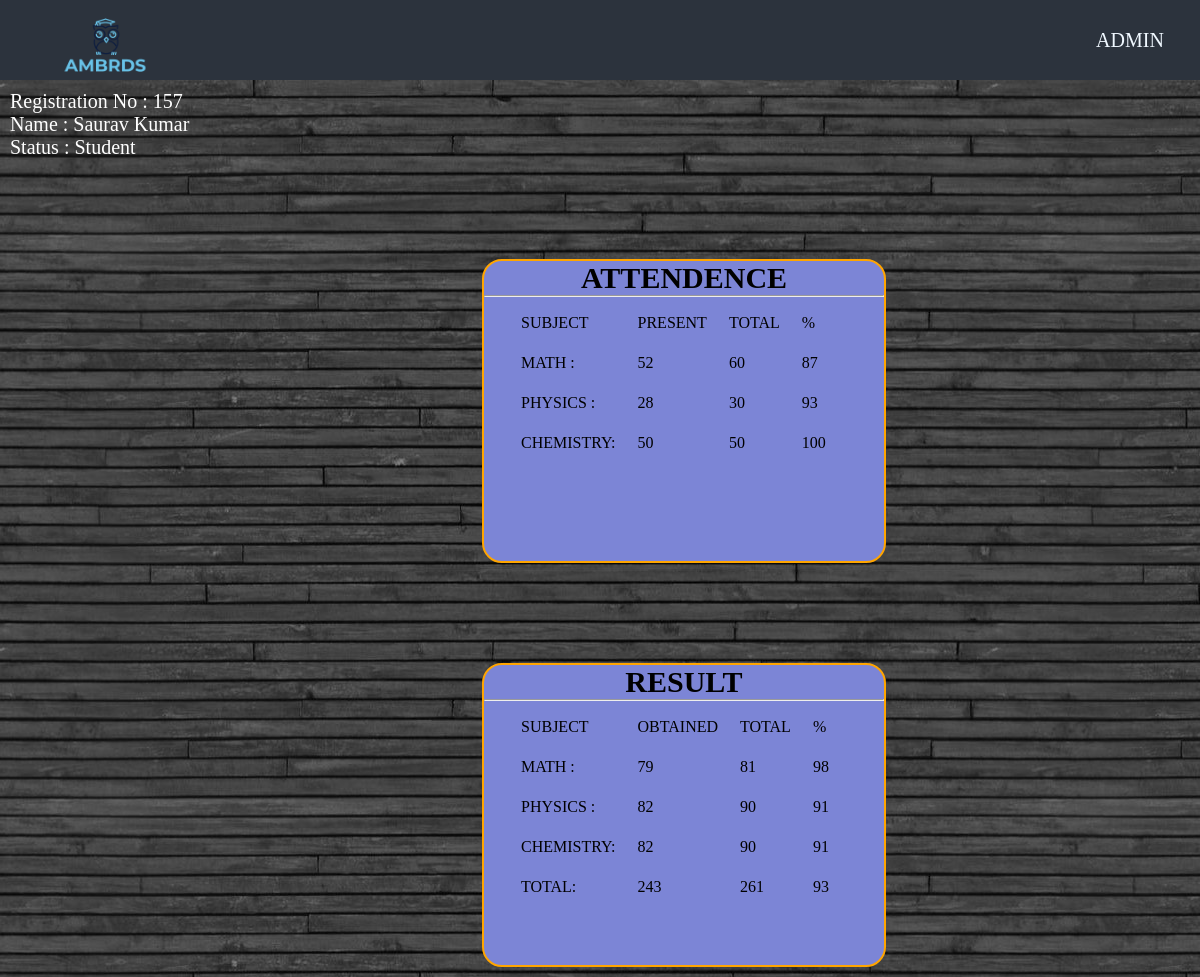
/student.php (signed in), run on the app's committed database.
### tables this page shows
CREATE TABLE `attendence` (
  `id` varchar(1000) NOT NULL,
  `name` varchar(1000) NOT NULL,
  `math` varchar(1000) NOT NULL,
  `physics` varchar(1000) NOT NULL,
  `chemistry` varchar(1000) NOT NULL
);

CREATE TABLE `totalclass` (
  `id` varchar(100) NOT NULL,
  `math` varchar(1000) NOT NULL,
  `physics` varchar(1000) NOT NULL,
  `chemistry` varchar(1000) NOT NULL
);

CREATE TABLE `result` (
  `id` varchar(1000) NOT NULL,
  `name` varchar(1000) NOT NULL,
  `math` varchar(1000) NOT NULL,
  `physics` varchar(1000) NOT NULL,
  `chemistry` varchar(1000) NOT NULL
);

CREATE TABLE `totalmarks` (
  `id` varchar(1000) NOT NULL,
  `math` varchar(1000) NOT NULL,
  `physics` varchar(1000) NOT NULL,
  `chemistry` varchar(1000) NOT NULL
);

### student.php (the view, shortened to what this page needs)
<?php
include "include/head.php";
include "include/nav.php";
?>
<div class="name">
<?php
if(isset($_SESSION['id']) && $_SESSION['Name'])
{
	$id=$_SESSION['id'];
    echo "Registration No : ".$_SESSION['id'];
    echo "<br>";
   	echo "Name : ".$_SESSION['Name'];
    echo "<br>";
    echo "Status : Student";
$sql = "SELECT * FROM attendence WHERE id='$id'";
$sql3= "SELECT * FROM totalclass";
$res3= mysqli_query($conn, $sql3);
$row3= mysqli_fetch_array($res3);
if($res = mysqli_query($conn, $sql))
{
    if(mysqli_num_rows($res) > 0)
    {
    	$row=mysqli_fetch_array($res);
  		echo '<div class="satten">';
  		echo "<h2>Attendence<h2>";
  		echo "<hr>";
        echo "<table>";
            echo "<tr>";
                echo "<td>Subject</td>";
                echo "<td>Present</td>";
                echo "<td>Total</td>";
                echo "<td>%</td>";
            echo "</tr>";
             echo "<tr>";
                echo "<td>Math : </td>";
                $m=(double)$row['math'];
                $t=(double)$row3['math'];
                 $p=$m/$t*100;
                 $p=round($p);
                echo "<td>" . $m . "</td>";
                echo "<td>".$t."</td>";
                echo "<td>".$p."</td>";
            echo "</tr>";
               echo "<tr>";
                echo "<td>Physics : </td>";
                 $m=(double)$row['physics'];
                $t=(double)$row3['physics'];
                 $p=$m/$t*100;
                 $p=round($p);
                echo "<td>" . $m . "</td>";
                echo "<td>".$t."</td>";
                echo "<td>".$p."</td>";
            echo "</tr>";
            echo "<tr>";
                echo "<td>Chemistry: </td>";
                $m=(double)$row['chemistry'];
                $t=(double)$row3['chemistry'];
                 $p=$m/$t*100;
                 $p=round($p);
                echo "<td>" . $m . "</td>";
                echo "<td>".$t."</td>";
                echo "<td>".$p."</td>";
            echo "</tr>";
        echo "</table>";
        echo "</div>";
    }
    else{
        echo "<br>";
        echo "Attendence Not Found";
    }
}
$sql1 = "SELECT * FROM result WHERE id='$id'";
$sql3= "SELECT * FROM totalmarks";
$res3= mysqli_query($conn, $sql3);
$row3= mysqli_fetch_array($res3);
if($res1 = mysqli_query($conn, $sql1))
{
    if(mysqli_num_rows($res1) > 0)
    {
    	$row1=mysqli_fetch_array($res1);
  		echo '<div class="satten">';
  		echo "<h2>Result<h2>";
  		echo "<hr>";
        echo "<table>";
            echo "<tr>";
                echo "<td>Subject</td>";
                echo "<td>Obtained</td>";
                echo "<td>Total</td>";
                echo "<td>%</td>";
            echo "</tr>";
             echo "<tr>";
                echo "<td>Math : </td>";
               $m1=(double)$row1['math'];
               $t1=(double)$row3['math'];
               $p=$m1/$t1*100;
                $p=round($p);
                echo "<td>" . $m1 . "</td>";
                echo "<td>".$t1."</td>";
                echo "<td>".$p."</td>";
            echo "</tr>";
               echo "<tr>";
                echo "<td>Physics : </td>";
                $m2=(double)$row1['physics'];
                $t2=(double)$row3['physics'];
                 $p=$m2/$t2*100;
                 $p=round($p);
                echo "<td>" . $m2 . "</td>";
                echo "<td>".$t2."</td>";
                echo "<td>".$p."</td>";
            echo "</tr>";
            echo "<tr>";
                echo "<td>Chemistry: </td>";
               $m3=(double)$row1['chemistry'];
                $t3=(double)$row3['chemistry'];
                 $p=$m2/$t2*100;
                 $p=round($p);
                echo "<td>" .$m3. "</td>";
                echo "<td>".$t3."</td>";
                echo "<td>".$p."</td>";
            echo "</tr>";
            echo "<tr>";
                echo "<td>Total: </td>";
                $m=$m1+$m2+$m3;
                $t=$t1+$t2+$t3;
                $p=$m/$t*100;
                $p=round($p);
                echo "<td>".$m."</td>";
                echo "<td>".$t."</td>";
                echo "<td>".$p."</td>";
            echo "</tr>";
        echo "</table>";
        echo "</div>";
    }
    else
    {
        echo "<br>";
        echo "Result Not Found";
    }
}
}
?>
</div>
<?php
include "include/foot.php";
?>

### include/head.php (shortened to what this page needs)
<html>
<head>
<link rel="stylesheet" type="text/css" href="style.css">
</head>
<body>

### include/nav.php
<div class="nav">
       <div class="logo">
	<a href="index.php"><img src="image/logo.png"></a>
	</div>
       <ul>
           <li><a href="admin.php">Admin</a></li>
       </ul>
 </div>

### include/foot.php (shortened to what this page needs)
</body>
</html>

### style.css (style rules this page uses)
* { margin: 0px; padding: 0px; }
.nav { width: 100%; height:80px; background-color: #2c333d; }
ul { list-style: none; }
ul li { float: right; width: 140px; height: 60px; font-size: 20px; line-height: 80px; text-align: center; }
ul li a { text-decoration: none; text-transform: uppercase; color: aliceblue; display: block; }
.satten h2 { text-transform: uppercase; text-align: center; color: black; }
.satten { margin-top: 100px; margin-left: 40%; width: 400px; height:300px; background-color: #7c85d6; border: 2px solid orange; border-radius: 20px; }
table { margin-left: 25px; margin-top: 5px; }
td { padding: 10px; }
.name { font-size: 20px; padding: 10px; color: white; }
body { background-image: url('image/bac.jpg'); }
.logo img { height: 90px; float: left; margin-left: 5%; }

### data on the page
attendence: math "52", math.math "87", physics "28", physics.physics "93", chemistry "50", chemistry.chemistry "100"
totalclass: math "60", physics "30", chemistry "50"
result: math "79", math.math "98", physics "82", physics.physics "91", chemistry "82", m "243", p "93"
totalmarks: math "81", physics "90", chemistry "90", t "261"

### other printed values
$_SESSION['id'] "157"
$_SESSION['Name'] "Saurav Kumar"
